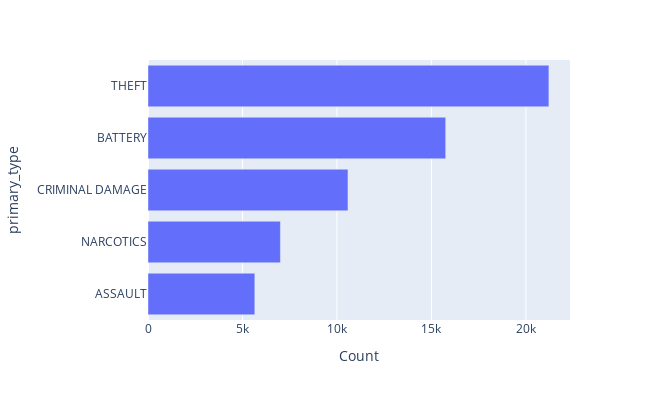

Write notebook code for a chart like this one.
### Code cell
# Plotting the chart / Plotando o gráfico
fig = px.bar(counts, x="Count", y="primary_type", orientation='h',  width=650, height=400)
fig.show()

### Figure 1 — Plotly figure (JSON) as saved in the notebook; plotly's stock layout.template omitted (floating-point values rounded to 4 significant figures)
{"data": [{"alignmentgroup": "True", "hovertemplate": "Count=%{x}<br>primary_type=%{y}<extra></extra>", "legendgroup": "", "marker": {"color": "#636efa", "pattern": {"shape": ""}}, "name": "", "offsetgroup": "", "orientation": "h", "showlegend": false, "textposition": "auto", "type": "bar", "x": [5653, 7007, 10582, 15754, 21216], "xaxis": "x", "y": ["ASSAULT", "NARCOTICS", "CRIMINAL DAMAGE", "BATTERY", "THEFT"], "yaxis": "y"}], "layout": {"barmode": "relative", "height": 400, "legend": {"tracegroupgap": 0}, "margin": {"t": 60}, "width": 650, "xaxis": {"anchor": "y", "domain": [0, 1], "title": {"text": "Count"}}, "yaxis": {"anchor": "x", "domain": [0, 1], "title": {"text": "primary_type"}}}}
